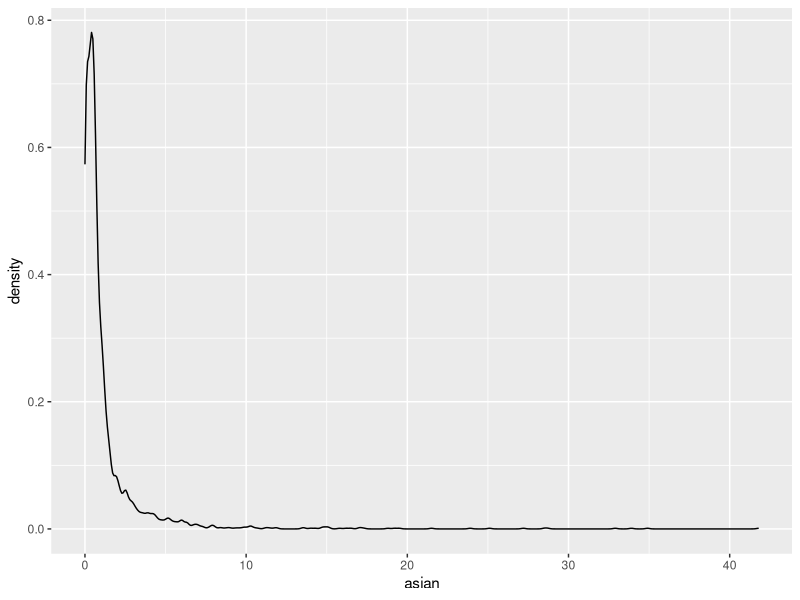
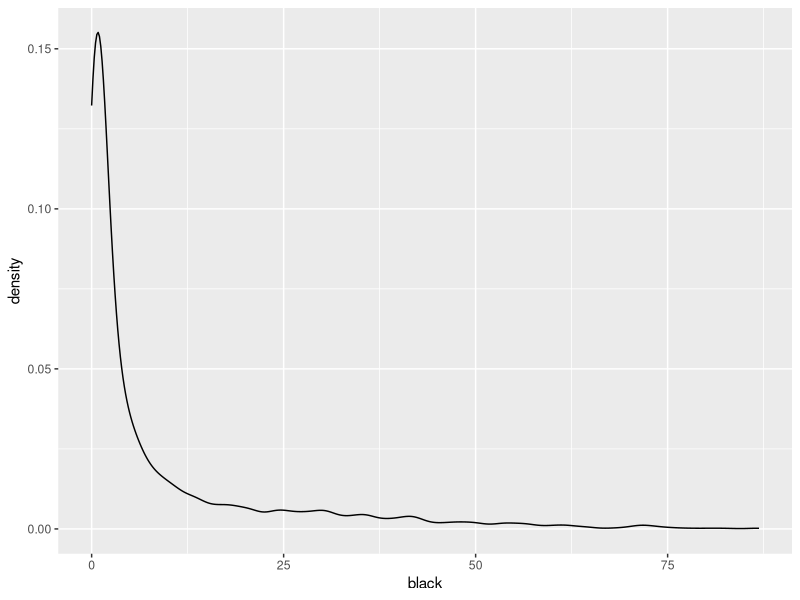
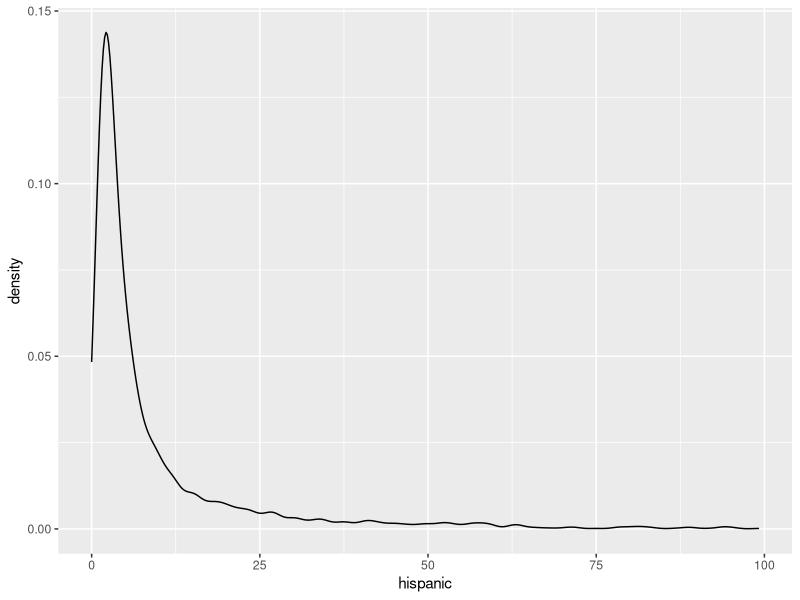
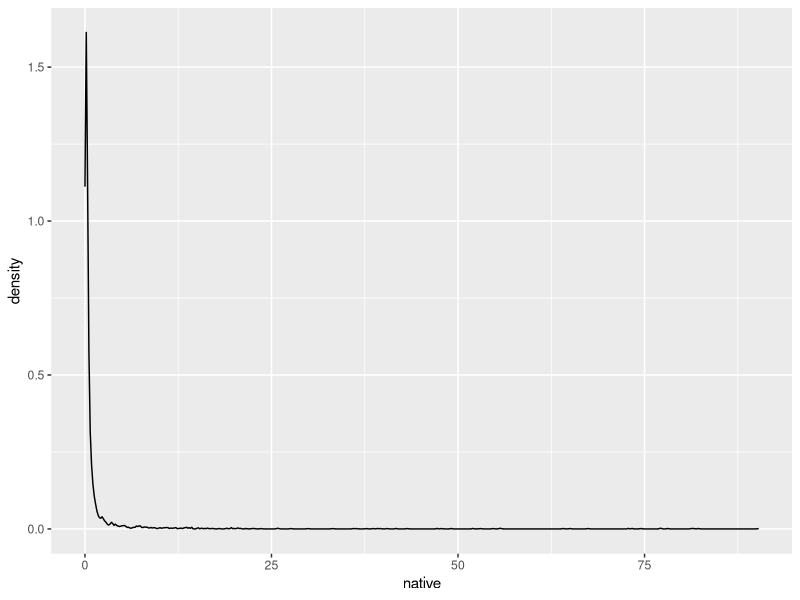
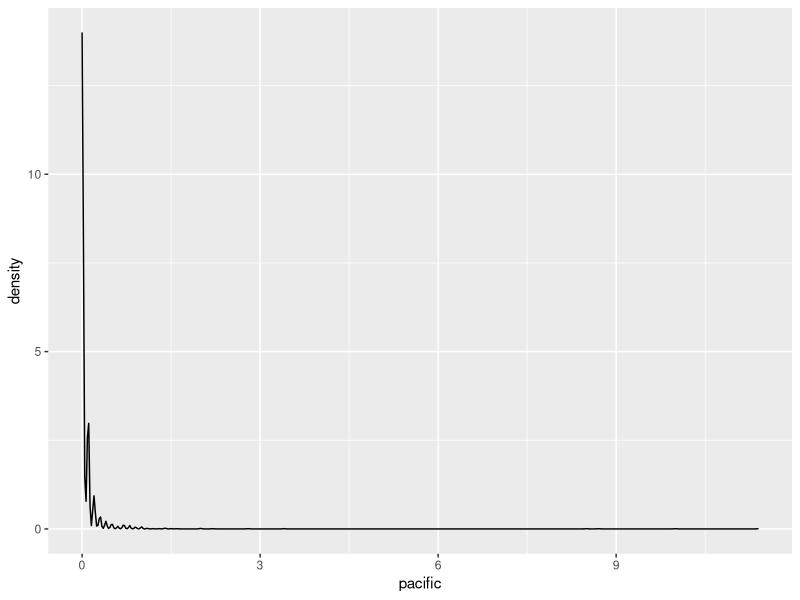
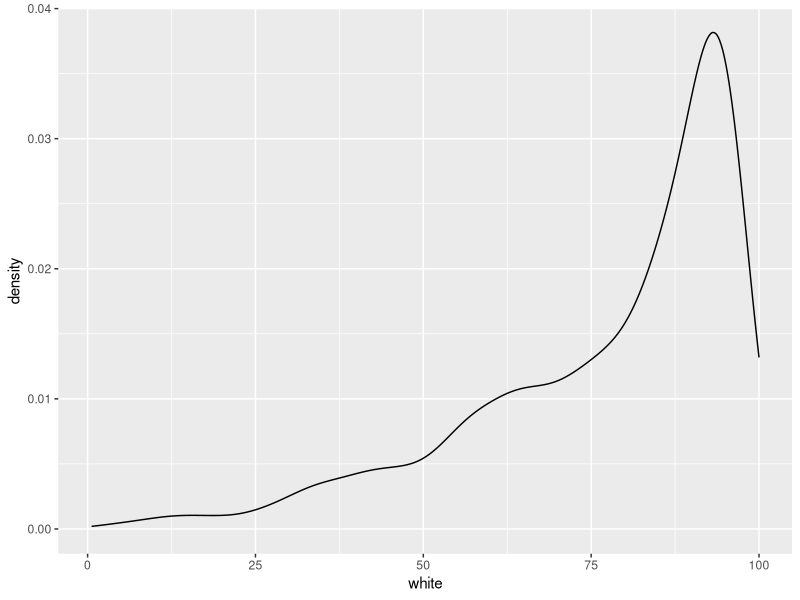
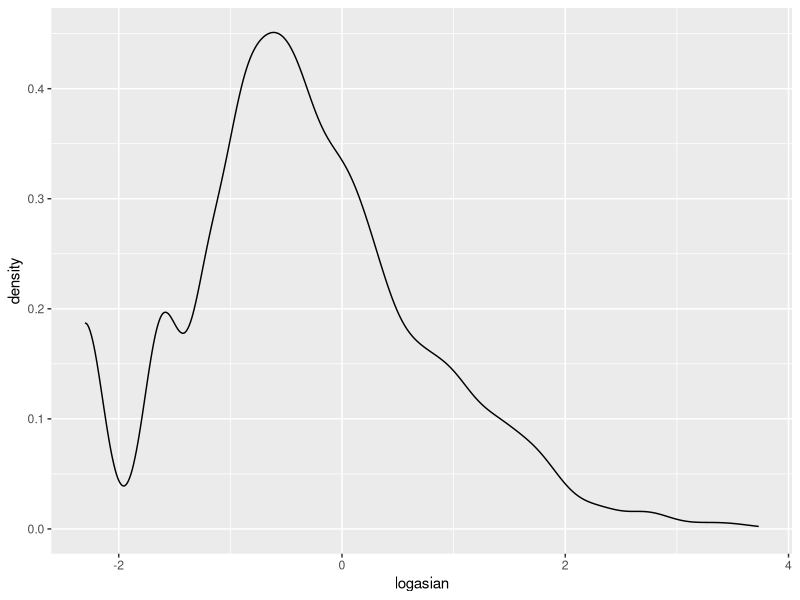
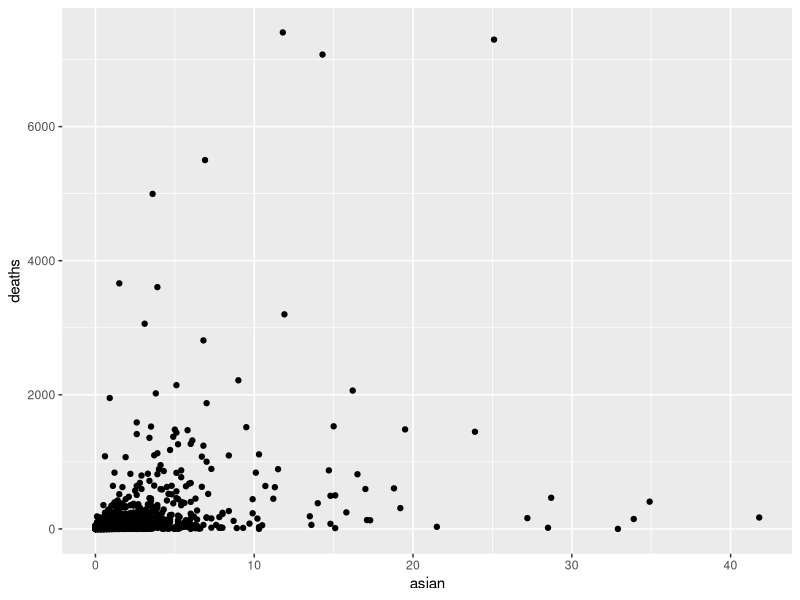

Source code (R) for these figures, in order:
# Statistical analysis of race in relation to COVID cases and deaths 
library(readr)
library(dplyr)
library(tidyverse)
library(ggplot2)

covid_and_politics_db <- read_csv("covid_and_politics_db.csv")

# race is categorized as hispanic, black, white, native, asian, pacific in data, represented by population percentage
# visualize distribution using density plot
ggplot(covid_and_politics_db, aes(x=asian)) + geom_density()
ggplot(covid_and_politics_db, aes(x=black)) + geom_density()
ggplot(covid_and_politics_db, aes(x=hispanic)) + geom_density()
ggplot(covid_and_politics_db, aes(x=native)) + geom_density()
ggplot(covid_and_politics_db, aes(x=pacific)) + geom_density()
ggplot(covid_and_politics_db, aes(x=white)) + geom_density()

# Shapiro test of distributions of each race populations across counties 
shapiro.test(covid_and_politics_db$asian)
shapiro.test(covid_and_politics_db$black)
shapiro.test(covid_and_politics_db$hispanic)
shapiro.test(covid_and_politics_db$native)
shapiro.test(covid_and_politics_db$pacific)
shapiro.test(covid_and_politics_db$white)

# Attempt to normalize data, transform data to log 
covid_and_politics_db <- covid_and_politics_db %>% mutate(logasian=log(asian))
ggplot(covid_and_politics_db, aes(x=logasian)) + geom_density()
shapiro.test((covid_and_politics_db$logasian))
# p-value came back NA
# how to correct for values that are 0? 

#t-test
# How each racial group compares to national percentage?
# National demographics (https://www.census.gov/quickfacts/fact/table/US/RHI725219#RHI725219)
t.test(covid_and_politics_db$asian,mu=5.9)
# p-value < 2.2e-16 

t.test(covid_and_politics_db$black,mu=13.4)
# p-value < 2.2e-16 

t.test(covid_and_politics_db$hispanic,mu=18.5)
# p-value < 2.2e-16 

t.test(covid_and_politics_db$native,mu=1.3)
# p-value = 0.02594

t.test(covid_and_politics_db$pacific,mu=.2)
# p-value < 2.2e-16 

t.test(covid_and_politics_db$white,mu=76.3)
# p-value = 0.0121

# Plotting race against deaths 
# Is there a correlation to the population percentage and number of deaths for each race
# plot geom_point()
plt <- ggplot(covid_and_politics_db,aes(x=asian,y=deaths))
plt + geom_point()
cor(covid_and_politics_db$asian,covid_and_politics_db$deaths)
# cor = 0.3866916

asiansubset <- filter(covid_and_politics_db, asian > 0)
plt <- ggplot(asiansubset,aes(x=asian,y=deaths))
plt + geom_point()
cor(asiansubset$asian,asiansubset$deaths)
# cor = 0.3816597

plt <- ggplot(covid_and_politics_db,aes(x=black,y=deaths))
plt + geom_point()
cor(covid_and_politics_db$black,covid_and_politics_db$deaths)
# cor = 0.1000879

blacksubset <- filter(covid_and_politics_db, black > 0)
plt <- ggplot(blacksubset,aes(x=black,y=deaths))
plt + geom_point()
cor(blacksubset$black,blacksubset$deaths)
# cor = 0.09532199

plt <- ggplot(covid_and_politics_db,aes(x=hispanic,y=deaths))
plt + geom_point()
cor(covid_and_politics_db$hispanic,covid_and_politics_db$deaths)
# cor = 0.1855989

hispanicsubset <- filter(covid_and_politics_db, hispanic > 0)
plt <- ggplot(hispanicsubset,aes(x=hispanic,y=deaths))
plt + geom_point()
cor(hispanicsubset$hispanic,hispanicsubset$deaths)
# cor = 0.1852145

plt <- ggplot(covid_and_politics_db,aes(x=native,y=deaths))
plt + geom_point()
cor(covid_and_politics_db$native,covid_and_politics_db$deaths)
# cor = -0.2833973

nativesubset <- filter(covid_and_politics_db, native > 0)
plt <- ggplot(nativesubset,aes(x=native,y=deaths))
plt + geom_point()
cor(nativesubset$native,nativesubset$deaths)
# cor = -0.03394758

plt <- ggplot(covid_and_politics_db,aes(x=pacific,y=deaths))
plt + geom_point()
cor(covid_and_politics_db$pacific,covid_and_politics_db$deaths)
# cor = 0.002149216

pacificsubset <- filter(covid_and_politics_db, pacific > 0)
plt <- ggplot(pacificsubset,aes(x=pacific,y=deaths))
plt + geom_point()
cor(pacificsubset$pacific,pacificsubset$deaths)
# cor = -0.004109643

plt <- ggplot(covid_and_politics_db,aes(x=white,y=deaths))
plt + geom_point()
cor(covid_and_politics_db$white,covid_and_politics_db$deaths)
# cor = -0.2461909

whitesubset <- filter(covid_and_politics_db, white > 0)
# no rows were dropped
plt <- ggplot(whitesubset,aes(x=white,y=deaths))
plt + geom_point()
cor(whitesubset$white,whitesubset$deaths)
#cor = -0.2461909

# Plotting race against cases 
# Is there a correlation to the population percentage and number of cases for each race
# plot geom_point()
plt <- ggplot(covid_and_politics_db,aes(x=asian,y=cases))
plt + geom_point()
cor(covid_and_politics_db$asian,covid_and_politics_db$cases)
# cor = 0.3789749

plt <- ggplot(asiansubset,aes(x=asian,y=cases))
plt + geom_point()
cor(asiansubset$asian,asiansubset$cases)
# cor = 0.3713666

plt <- ggplot(covid_and_politics_db,aes(x=black,y=cases))
plt + geom_point()
cor(covid_and_politics_db$black,covid_and_politics_db$cases)
# cor = 0.09172789

plt <- ggplot(blacksubset,aes(x=black,y=cases))
plt + geom_point()
cor(blacksubset$black,blacksubset$cases)
# cor = 0.08546051

plt <- ggplot(covid_and_politics_db,aes(x=hispanic,y=cases))
plt + geom_point()
cor(covid_and_politics_db$hispanic,covid_and_politics_db$cases)
# cor = 0.21881

plt <- ggplot(hispanicsubset,aes(x=hispanic,y=cases))
plt + geom_point()
cor(hispanicsubset$hispanic,hispanicsubset$cases)
# cor = 0.2183284

plt <- ggplot(covid_and_politics_db,aes(x=native,y=cases))
plt + geom_point()
cor(covid_and_politics_db$native,covid_and_politics_db$cases)
# cor = -0.03332523

plt <- ggplot(nativesubset,aes(x=native,y=cases))
plt + geom_point()
cor(nativesubset$native,nativesubset$cases)
# cor = -0.04104694

plt <- ggplot(covid_and_politics_db,aes(x=pacific,y=cases))
plt + geom_point()
cor(covid_and_politics_db$pacific,covid_and_politics_db$cases)
# cor = 0.02951223

plt <- ggplot(pacificsubset,aes(x=pacific,y=cases))
plt + geom_point()
cor(pacificsubset$pacific,pacificsubset$cases)
# cor = 0.005940469

plt <- ggplot(covid_and_politics_db,aes(x=white,y=cases))
plt + geom_point()
cor(covid_and_politics_db$white,covid_and_politics_db$cases)
# cor = -0.2830009

# no plot or cor for white_subset because there are no counties with 0% white populations. 

# linear regression 
asian_model <- lm(deaths ~ asian,data=covid_and_politics_db)
summary(lm(deaths ~ asian,data=covid_and_politics_db))
asian_yvals <- asian_model$coefficients['asian']*covid_and_politics_db$asian + asian_model$coefficients['(Intercept)']
plt <- ggplot(covid_and_politics_db,aes(x=asian,y=deaths))
plt + geom_point() + geom_line(aes(y=asian_yvals), color="red")

asiansubset_model <- lm(deaths ~ asian,data=asiansubset)
summary(lm(deaths ~ asian,data=asiansubset))
asiansubset_yvals <- asiansubset_model$coefficients['asian']*asiansubset$asian + asiansubset_model$coefficients['(Intercept)']
plt <- ggplot(asiansubset,aes(x=asian,y=deaths))
plt + geom_point() + geom_line(aes(y=asiansubset_yvals), color="red")

black_model <- lm(deaths ~ black,data=covid_and_politics_db)
summary(lm(deaths ~ black,data=covid_and_politics_db))
black_yvals <- black_model$coefficients['black']*covid_and_politics_db$black + black_model$coefficients['(Intercept)']
plt <- ggplot(covid_and_politics_db,aes(x=black,y=deaths))
plt + geom_point() + geom_line(aes(y=black_yvals), color="red")

blacksubset_model <- lm(deaths ~ black,data=blacksubset)
summary(lm(deaths ~ black,data=blacksubset))
blacksubset_yvals <- blacksubset_model$coefficients['black']*blacksubset$black + blacksubset_model$coefficients['(Intercept)']
plt <- ggplot(blacksubset,aes(x=black,y=deaths))
plt + geom_point() + geom_line(aes(y=blacksubset_yvals), color="red")

hispanic_model <- lm(deaths ~ hispanic,data=covid_and_politics_db)
summary(lm(deaths ~ hispanic,data=covid_and_politics_db))
hispanic_yvals <- hispanic_model$coefficients['hispanic']*covid_and_politics_db$hispanic + hispanic_model$coefficients['(Intercept)']
plt <- ggplot(covid_and_politics_db,aes(x=hispanic,y=deaths))
plt + geom_point() + geom_line(aes(y=hispanic_yvals), color="red")

hispanicsubset_model <- lm(deaths ~ hispanic,data=hispanicsubset)
summary(lm(deaths ~ hispanic,data=hispanicsubset))
hispanicsubset_yvals <- hispanicsubset_model$coefficients['hispanic']*hispanicsubset$hispanic + hispanicsubset_model$coefficients['(Intercept)']
plt <- ggplot(hispanicsubset,aes(x=hispanic,y=deaths))
plt + geom_point() + geom_line(aes(y=hispanicsubset_yvals), color="red")

native_model <- lm(deaths ~ native,data=covid_and_politics_db)
summary(lm(deaths ~ native,data=covid_and_politics_db))
native_yvals <- native_model$coefficients['native']*covid_and_politics_db$native + native_model$coefficients['(Intercept)']
plt <- ggplot(covid_and_politics_db,aes(x=native,y=deaths))
plt + geom_point() + geom_line(aes(y=native_yvals), color="red")

nativesubset_model <- lm(deaths ~ native,data=nativesubset)
summary(lm(deaths ~ native,data=nativesubset))
nativesubset_yvals <- nativesubset_model$coefficients['native']*nativesubset$native + nativesubset_model$coefficients['(Intercept)']
plt <- ggplot(nativesubset,aes(x=native,y=deaths))
plt + geom_point() + geom_line(aes(y=nativesubset_yvals), color="red")

pacific_model <- lm(deaths ~ pacific,data=covid_and_politics_db)
summary(lm(deaths ~ pacific,data=covid_and_politics_db))
pacific_yvals <- pacific_model$coefficients['pacific']*covid_and_politics_db$pacific + pacific_model$coefficients['(Intercept)']
plt <- ggplot(covid_and_politics_db,aes(x=pacific,y=deaths))
plt + geom_point() + geom_line(aes(y=pacific_yvals), color="red")

pacificsubset_model <- lm(deaths ~ pacific,data=pacificsubset)
summary(lm(deaths ~ pacific,data=pacificsubset))
pacificsubset_yvals <- pacificsubset_model$coefficients['pacific']*pacificsubset$pacific + pacificsubset_model$coefficients['(Intercept)']
plt <- ggplot(pacificsubset,aes(x=pacific,y=deaths))
plt + geom_point() + geom_line(aes(y=pacificsubset_yvals), color="red")

white_model <- lm(deaths ~ white,data=covid_and_politics_db)
summary(lm(deaths ~ white,data=covid_and_politics_db))
white_yvals <- white_model$coefficients['white']*covid_and_politics_db$white + white_model$coefficients['(Intercept)']
plt <- ggplot(covid_and_politics_db,aes(x=white,y=deaths))
plt + geom_point() + geom_line(aes(y=white_yvals), color="red")

# no subset model for white population because the subset is the same as data

# multiple linear regression model 
lm(deaths ~ hispanic + black + native + asian + pacific + white,data=covid_and_politics_db)
lm(cases ~ hispanic + black + native + asian + pacific + white,data=covid_and_politics_db)
summary(lm(deaths ~ hispanic + black + native + asian + pacific + white,data=covid_and_politics_db))
summary(lm(cases ~ hispanic + black + native + asian + pacific + white,data=covid_and_politics_db))